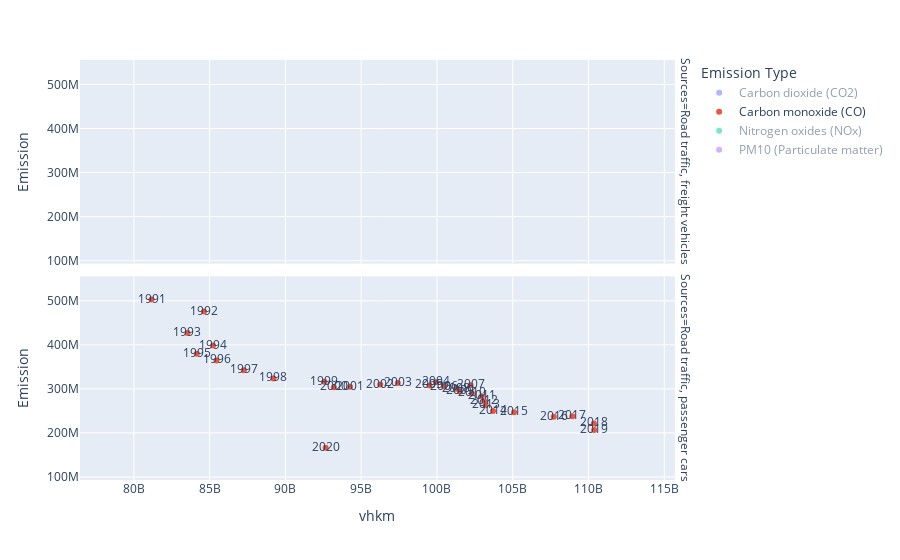

Notebook code for this chart:
### Code cell
px.scatter(vehicle_data, x="vhkm", y="Emission", text="Year", color="Emission Type", facet_row="Sources", height=600)
